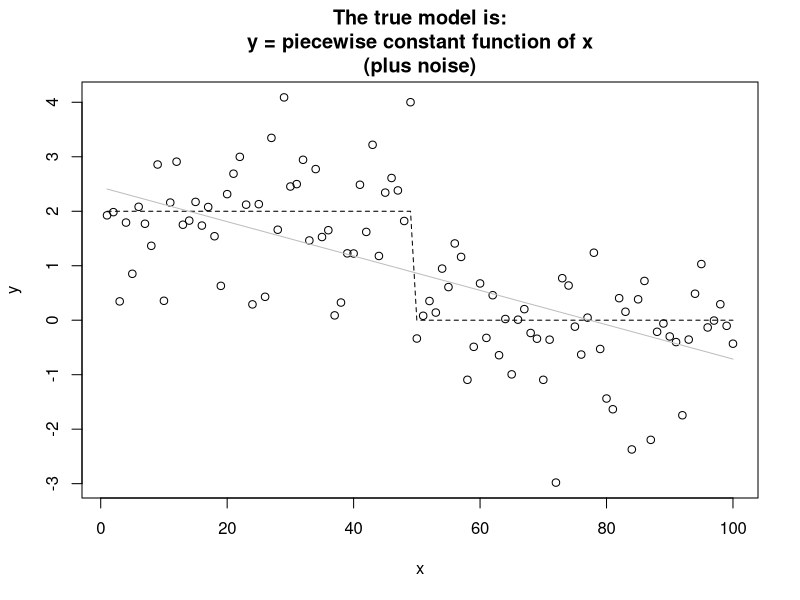
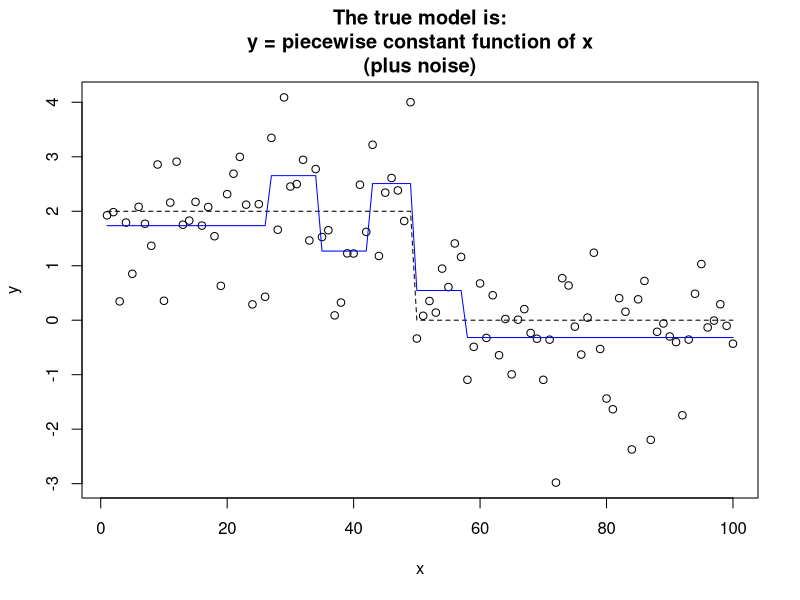
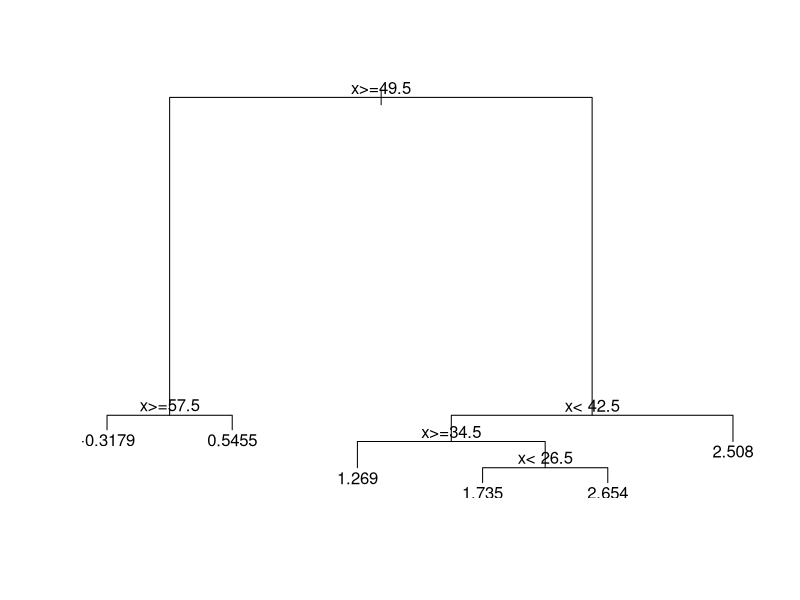
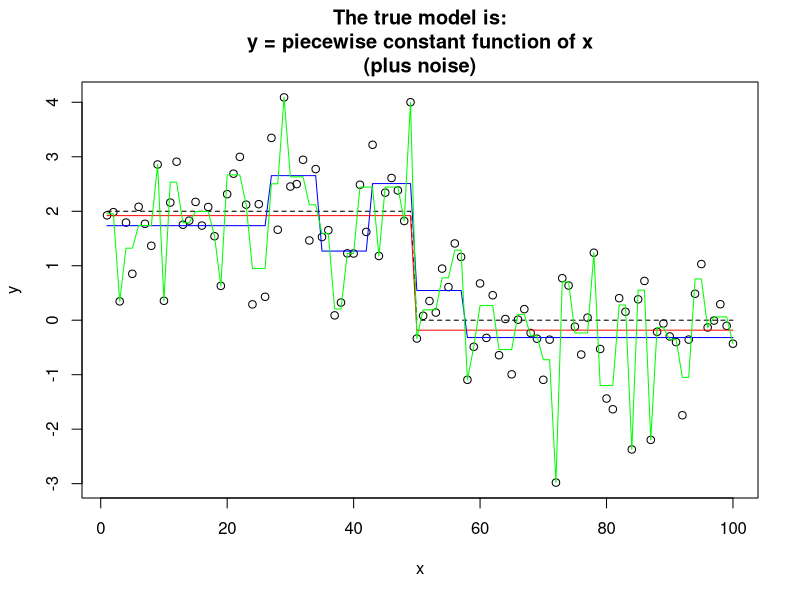
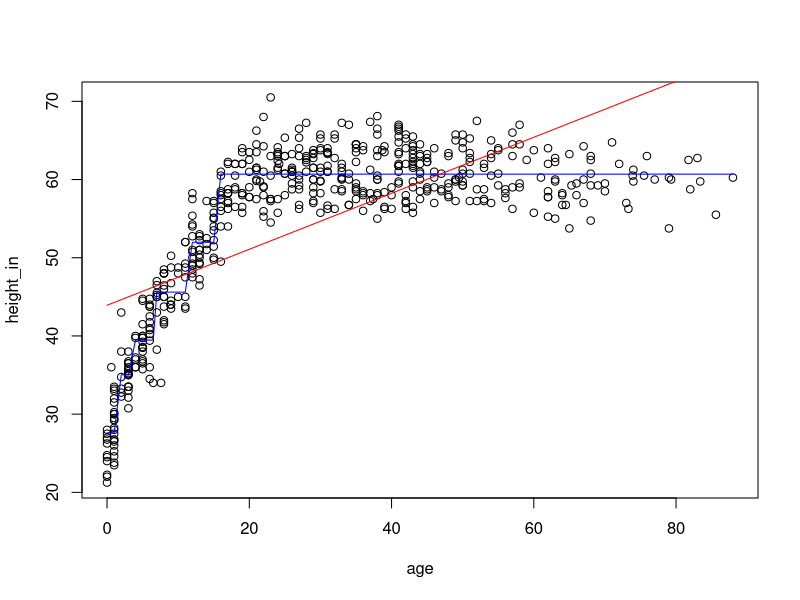

These figures' R source, in order:
# Outcomes
#
# 1. Apply recursive partitioning (tree) models
# 2. Identify and assess when a model might be overfitting
# 3. Assess and compare different models
#
# Announcements
# (small) assignment on modeling due Monday

# References
# https://cran.r-project.org/web/packages/rpart/vignettes/longintro.pdf

# Starting with simulated data, then on to real data.

n = 100
x = seq(n)
true_model = function(x){
    x_lt50 = x < 50
    out = rep(0, length(x))
    out[x_lt50] = out[x_lt50] + 2
    out
}
y = true_model(x) + rnorm(n)

plot(x, y, main = "The true model is:\ny = piecewise constant function of x\n(plus noise)")
lines(x, true_model(x), lty = 2)

# For reference, here's the standard linear model
d = data.frame(x = x, y = y)
fit_lm = lm(y ~ x, data = d)
lines(x, predict(fit_lm), col = "grey")


# Let's fit this model using recursive partitioning (decision trees)
library(rpart)


fit_default = rpart(y ~ x, data = d)

fit_default 

plot(x, y, main = "The true model is:\ny = piecewise constant function of x\n(plus noise)")
lines(x, true_model(x), lty = 2)
lines(d$x, predict(fit_default), col = "blue")

plot(fit_default)
text(fit_default)

# 123 GO: Did it find the true model?

# The standard linear model has exactly 1 line of best fit.
# In contrast, rpart has __tuning parameters__ options you control
# to determine exactly how it fits.

# Start with the defaults, and go from there.
?rpart.control

# What does minbucket do?

# What does parsimonious mean?
fit_parsimonious = rpart(y ~ x, data = d, minbucket = 30)

# Let's try to make one that badly overfits.
fit_overfit = rpart(y ~ x, data = d, minsplit = 4, cp = 0.0001)

plot(x, y, main = "The true model is:\ny = piecewise constant function of x\n(plus noise)")
lines(x, true_model(x), lty = 2)
lines(d$x, predict(fit_default), col = "blue")
lines(d$x, predict(fit_parsimonious), col = "red")
lines(d$x, predict(fit_overfit), col = "green")

# Which model will have the smallest error on the existing values?

# Let's compare the performance of these models on new data from the true model
d2 = data.frame(x, y = true_model(x) + rnorm(n))

# The average squared error.
mean((predict(fit_lm, d2) - d2$y)^2)

avg_least_squares = function(fit, data = d2){
    mean((predict(fit, data) - data$y)^2)
}

models = list(fit_lm, fit_default, fit_parsimonious, fit_overfit)
names(models) = c("linear", "default rpart", "parsimonious rpart", "way overfit rpart")

lapply(models, avg_least_squares)

# This evaluation relied on having new data.
# How can we have "new data" if we just have one data set, and the model is unknown?

# Real data
library(rpart)

body = read.csv("Howell_us.csv")

# Sort data so the lines work out
body = body[order(body$age), ]
adults = body[18 <= body$age, ]

fit_rpart = rpart(height_in ~ age, body)
fit_lm = lm(height_in ~ age, body)

# What columns does it "make sense" to use as the predictors for weight?
with(body, plot(age, height_in))

lines(body$age, predict(fit_rpart), col = "blue")
lines(body$age, predict(fit_lm), col = "red")

